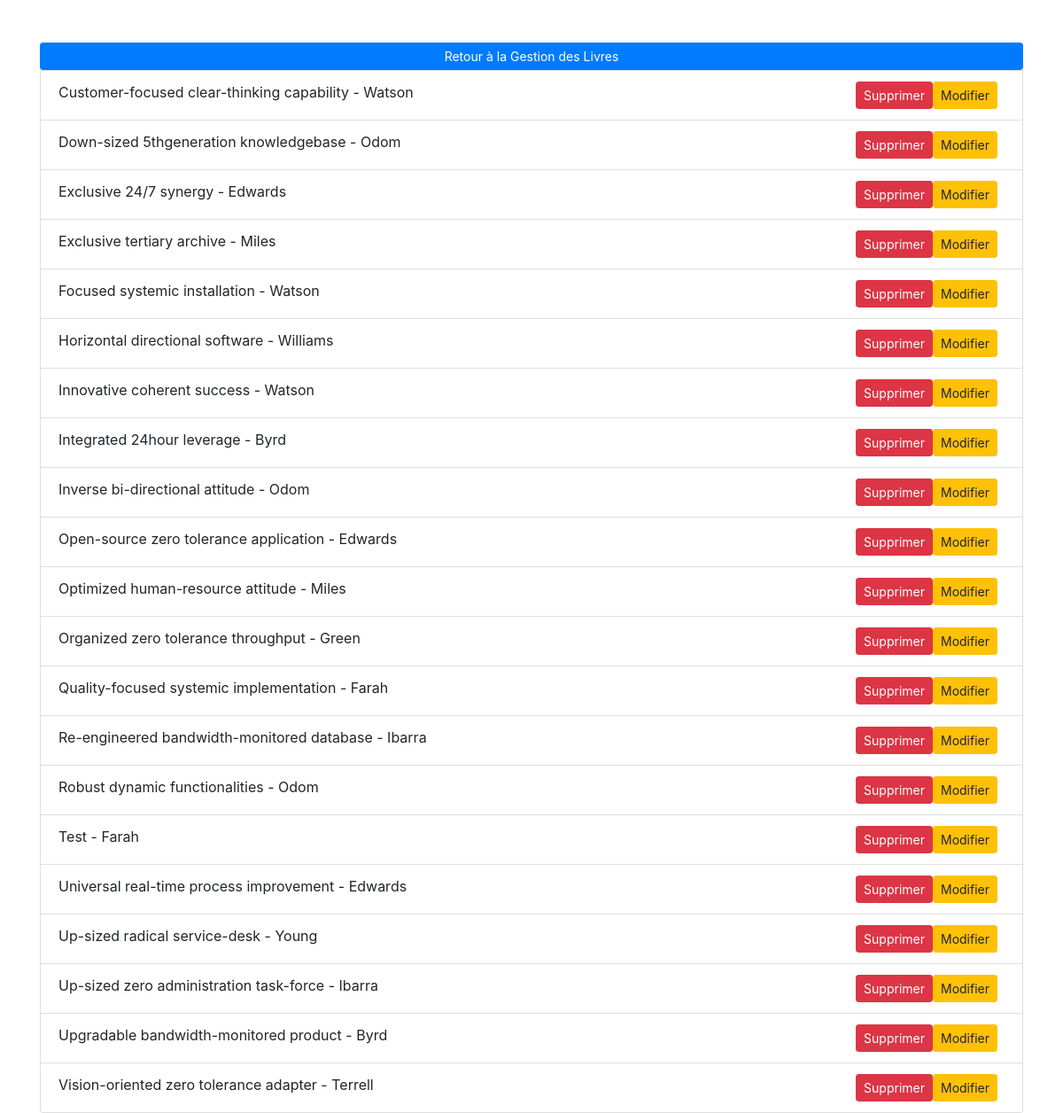
/bibliotheque/liste_livres/, run on the app's committed database.
### bibliotheque/models.py (models this page shows, shortened)
class Livre(models.Model):
    code_livre = models.AutoField(primary_key=True)
    titre_livre = models.CharField(max_length=100)
    nbre_pages = models.IntegerField()
    exemplaires_disponibles = models.IntegerField(default=0)
    code_auteur = models.ForeignKey(Auteur, on_delete=models.CASCADE)

class Auteur(models.Model):
    code_auteur = models.AutoField(primary_key=True)
    nom_auteur = models.CharField(max_length=100)
    prenom_auteur = models.CharField(max_length=100)

### bibliotheque/views.py (the view)
# urls.py: path('liste_livres/', liste_livres, name='liste_livres'),
def liste_livres(request):
    liste_livres = Livre.objects.order_by('titre_livre')
    return render(request, 'livre/liste_livres.html', {'liste_livres': liste_livres})

### templates/livre/liste_livres.html (shortened to what this page needs)
<!DOCTYPE html>
<html lang="en">
<head>
    <link rel="stylesheet" href="https://stackpath.bootstrapcdn.com/bootstrap/4.5.2/css/bootstrap.min.css">
</head>
<body>
<div class="container mt-5">
    <ul class="list-group">
            <a href="{% url 'gestion_livres' %}" class="btn btn-primary btn-sm float-right">Retour à la Gestion des Livres</a>
        {% for livre in liste_livres %}
            <li class="list-group-item">
                {{ livre.titre_livre }} - {{ livre.code_auteur.nom_auteur }}
                <a href="{% url 'modifier_livre' livre.code_livre %}" class="btn btn-warning btn-sm float-right mr-2">Modifier</a>
                <a href="{% url 'supprimer_livre' livre.code_livre %}" class="btn btn-danger btn-sm float-right">Supprimer</a>
            </li>
        {% endfor %}
    </ul>
</div>
</body>
</html>

### data on the page
Livre: titre_livre "Customer-focused clear-thinking capability", code_auteur.nom_auteur "Watson"
Livre: titre_livre "Down-sized 5thgeneration knowledgebase", code_auteur.nom_auteur "Odom"
Livre: titre_livre "Exclusive 24/7 synergy", code_auteur.nom_auteur "Edwards"
Livre: titre_livre "Exclusive tertiary archive", code_auteur.nom_auteur "Miles"
Livre: titre_livre "Focused systemic installation", code_auteur.nom_auteur "Watson"
Livre: titre_livre "Horizontal directional software", code_auteur.nom_auteur "Williams"
Livre: titre_livre "Innovative coherent success", code_auteur.nom_auteur "Watson"
Livre: titre_livre "Integrated 24hour leverage", code_auteur.nom_auteur "Byrd"
Livre: titre_livre "Inverse bi-directional attitude", code_auteur.nom_auteur "Odom"
Livre: titre_livre "Open-source zero tolerance application", code_auteur.nom_auteur "Edwards"
Livre: titre_livre "Optimized human-resource attitude", code_auteur.nom_auteur "Miles"
Livre: titre_livre "Organized zero tolerance throughput", code_auteur.nom_auteur "Green"
Livre: titre_livre "Quality-focused systemic implementation", code_auteur.nom_auteur "Farah"
Livre: titre_livre "Re-engineered bandwidth-monitored database", code_auteur.nom_auteur "Ibarra"
Livre: titre_livre "Robust dynamic functionalities", code_auteur.nom_auteur "Odom"
Livre: titre_livre "Test", code_auteur.nom_auteur "Farah"
Livre: titre_livre "Universal real-time process improvement", code_auteur.nom_auteur "Edwards"
Livre: titre_livre "Up-sized radical service-desk", code_auteur.nom_auteur "Young"
Livre: titre_livre "Up-sized zero administration task-force", code_auteur.nom_auteur "Ibarra"
Livre: titre_livre "Upgradable bandwidth-monitored product", code_auteur.nom_auteur "Byrd"
Livre: titre_livre "Vision-oriented zero tolerance adapter", code_auteur.nom_auteur "Terrell"
